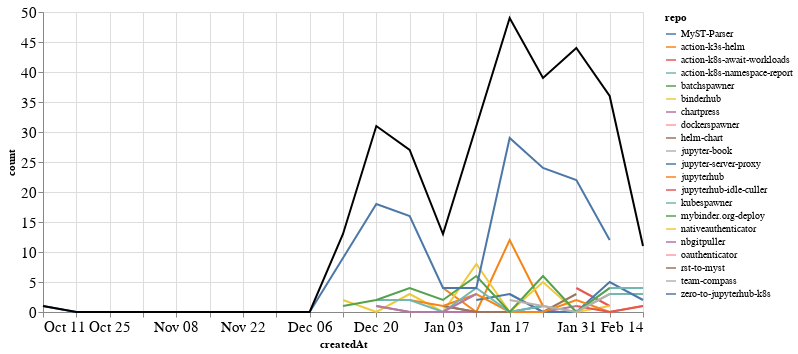

This figure's notebook cell:
### Markdown cell above
### Comments

### Code cell
comments_time = comments.groupby('repo').resample('W', on='createdAt').count()['author'].reset_index()
comments_time = comments_time.rename(columns={'author': 'count'})
comments_time_total = comments_time.groupby('createdAt').agg({"count": "sum"}).reset_index()
ch1 = alt.Chart(comments_time, width=600).mark_line().encode(
    x='createdAt',
    y='count',
    color='repo',
    tooltip="repo"
)

ch2 = alt.Chart(comments_time_total, width=600).mark_line(color="black").encode(
    x='createdAt',
    y='count',
)

ch1 + ch2

### Figure 1 — Vega-Lite specification as saved in the notebook (floating-point values rounded to 4 significant figures)
{"config": {"axisLeft": {"labelFontSize": 15}, "axisBottom": {"labelFontSize": 15}}, "layer": [{"data": {"name": "data-67d6fe36c41775dc709af229042db0ca"}, "mark": "line", "encoding": {"color": {"type": "nominal", "field": "repo"}, "tooltip": {"type": "nominal", "field": "repo"}, "x": {"type": "temporal", "field": "createdAt"}, "y": {"type": "quantitative", "field": "count"}}, "width": 600}, {"data": {"name": "data-dd6c65d72934544ef18c3f448f1f338c"}, "mark": {"type": "line", "color": "black"}, "encoding": {"x": {"type": "temporal", "field": "createdAt"}, "y": {"type": "quantitative", "field": "count"}}, "width": 600}], "$schema": "https://vega.github.io/schema/vega-lite/v4.8.1.json", "datasets": {"data-67d6fe36c41775dc709af229042db0ca": [{"repo": "MyST-Parser", "createdAt": "2021-01-03T00:00:00", "count": 1}, {"repo": "MyST-Parser", "createdAt": "2021-01-10T00:00:00", "count": 0}, {"repo": "MyST-Parser", "createdAt": "2021-01-17T00:00:00", "count": 0}, {"repo": "MyST-Parser", "createdAt": "2021-01-24T00:00:00", "count": 1}, {"repo": "action-k3s-helm", "createdAt": "2021-01-03T00:00:00", "count": 4}, {"repo": "action-k3s-helm", "createdAt": "2021-01-10T00:00:00", "count": 0}, {"repo": "action-k3s-helm", "createdAt": "2021-01-17T00:00:00", "count": 12}, {"repo": "action-k3s-helm", "createdAt": "2021-01-24T00:00:00", "count": 1}, {"repo": "action-k8s-await-workloads", "createdAt": "2021-01-31T00:00:00", "count": 4}, {"repo": "action-k8s-await-workloads", "createdAt": "2021-02-07T00:00:00", "count": 1}, {"repo": "action-k8s-namespace-report", "createdAt": "2021-01-17T00:00:00", "count": 3}, {"repo": "action-k8s-namespace-report", "createdAt": "2021-01-24T00:00:00", "count": 0}, {"repo": "action-k8s-namespace-report", "createdAt": "2021-01-31T00:00:00", "count": 0}, {"repo": "action-k8s-namespace-report", "createdAt": "2021-02-07T00:00:00", "count": 3}, {"repo": "action-k8s-namespace-report", "createdAt": "2021-02-14T00:00:00", "count": 3}, {"repo": "batchspawner", "createdAt": "2021-01-31T00:00:00", "count": 8}, {"repo": "binderhub", "createdAt": "2020-12-13T00:00:00", "count": 2}, {"repo": "binderhub", "createdAt": "2020-12-20T00:00:00", "count": 0}, {"repo": "binderhub", "createdAt": "2020-12-27T00:00:00", "count": 3}, {"repo": "binderhub", "createdAt": "2021-01-03T00:00:00", "count": 0}, {"repo": "binderhub", "createdAt": "2021-01-10T00:00:00", "count": 8}, {"repo": "binderhub", "createdAt": "2021-01-17T00:00:00", "count": 0}, {"repo": "binderhub", "createdAt": "2021-01-24T00:00:00", "count": 5}, {"repo": "binderhub", "createdAt": "2021-01-31T00:00:00", "count": 0}, {"repo": "binderhub", "createdAt": "2021-02-07T00:00:00", "count": 1}, {"repo": "chartpress", "createdAt": "2020-12-20T00:00:00", "count": 1}, {"repo": "chartpress", "createdAt": "2020-12-27T00:00:00", "count": 0}, {"repo": "chartpress", "createdAt": "2021-01-03T00:00:00", "count": 0}, {"repo": "chartpress", "createdAt": "2021-01-10T00:00:00", "count": 0}, {"repo": "chartpress", "createdAt": "2021-01-17T00:00:00", "count": 0}, {"repo": "chartpress", "createdAt": "2021-01-24T00:00:00", "count": 0}, {"repo": "chartpress", "createdAt": "2021-01-31T00:00:00", "count": 1}, {"repo": "dockerspawner", "createdAt": "2020-12-20T00:00:00", "count": 7}, {"repo": "helm-chart", "createdAt": "2021-01-03T00:00:00", "count": 1}, {"repo": "helm-chart", "createdAt": "2021-01-10T00:00:00", "count": 0}, {"repo": "helm-chart", "createdAt": "2021-01-17T00:00:00", "count": 0}, {"repo": "helm-chart", "createdAt": "2021-01-24T00:00:00", "count": 0}, {"repo": "helm-chart", "createdAt": "2021-01-31T00:00:00", "count": 3}, {"repo": "jupyter-book", "createdAt": "2020-12-13T00:00:00", "count": 1}, {"repo": "jupyter-server-proxy", "createdAt": "2021-01-10T00:00:00", "count": 2}, {"repo": "jupyter-server-proxy", "createdAt": "2021-01-17T00:00:00", "count": 3}, {"repo": "jupyter-server-proxy", "createdAt": "2021-01-24T00:00:00", "count": 0}, {"repo": "jupyter-server-proxy", "createdAt": "2021-01-31T00:00:00", "count": 0}, {"repo": "jupyter-server-proxy", "createdAt": "2021-02-07T00:00:00", "count": 5}, {"repo": "jupyter-server-proxy", "createdAt": "2021-02-14T00:00:00", "count": 2}, {"repo": "jupyterhub", "createdAt": "2020-12-27T00:00:00", "count": 2}, {"repo": "jupyterhub", "createdAt": "2021-01-03T00:00:00", "count": 1}, {"repo": "jupyterhub", "createdAt": "2021-01-10T00:00:00", "count": 3}, {"repo": "jupyterhub", "createdAt": "2021-01-17T00:00:00", "count": 0}, {"repo": "jupyterhub", "createdAt": "2021-01-24T00:00:00", "count": 0}, {"repo": "jupyterhub", "createdAt": "2021-01-31T00:00:00", "count": 2}, {"repo": "jupyterhub", "createdAt": "2021-02-07T00:00:00", "count": 0}, {"repo": "jupyterhub", "createdAt": "2021-02-14T00:00:00", "count": 1}, {"repo": "jupyterhub-idle-culler", "createdAt": "2021-01-31T00:00:00", "count": 1}, {"repo": "jupyterhub-idle-culler", "createdAt": "2021-02-07T00:00:00", "count": 0}, {"repo": "jupyterhub-idle-culler", "createdAt": "2021-02-14T00:00:00", "count": 1}, {"repo": "kubespawner", "createdAt": "2020-12-20T00:00:00", "count": 2}, {"repo": "kubespawner", "createdAt": "2020-12-27T00:00:00", "count": 2}, {"repo": "kubespawner", "createdAt": "2021-01-03T00:00:00", "count": 0}, {"repo": "kubespawner", "createdAt": "2021-01-10T00:00:00", "count": 4}, {"repo": "kubespawner", "createdAt": "2021-01-17T00:00:00", "count": 0}, {"repo": "kubespawner", "createdAt": "2021-01-24T00:00:00", "count": 1}, {"repo": "kubespawner", "createdAt": "2021-01-31T00:00:00", "count": 0}, {"repo": "kubespawner", "createdAt": "2021-02-07T00:00:00", "count": 4}, {"repo": "kubespawner", "createdAt": "2021-02-14T00:00:00", "count": 4}, {"repo": "mybinder.org-deploy", "createdAt": "2020-12-13T00:00:00", "count": 1}, {"repo": "mybinder.org-deploy", "createdAt": "2020-12-20T00:00:00", "count": 2}, {"repo": "mybinder.org-deploy", "createdAt": "2020-12-27T00:00:00", "count": 4}, {"repo": "mybinder.org-deploy", "createdAt": "2021-01-03T00:00:00", "count": 2}, {"repo": "mybinder.org-deploy", "createdAt": "2021-01-10T00:00:00", "count": 6}, {"repo": "mybinder.org-deploy", "createdAt": "2021-01-17T00:00:00", "count": 0}, {"repo": "mybinder.org-deploy", "createdAt": "2021-01-24T00:00:00", "count": 6}, {"repo": "mybinder.org-deploy", "createdAt": "2021-01-31T00:00:00", "count": 0}, {"repo": "mybinder.org-deploy", "createdAt": "2021-02-07T00:00:00", "count": 4}, {"repo": "nativeauthenticator", "createdAt": "2021-01-31T00:00:00", "count": 3}, {"repo": "nbgitpuller", "createdAt": "2020-12-20T00:00:00", "count": 1}, {"repo": "nbgitpuller", "createdAt": "2020-12-27T00:00:00", "count": 0}, {"repo": "nbgitpuller", "createdAt": "2021-01-03T00:00:00", "count": 0}, {"repo": "nbgitpuller", "createdAt": "2021-01-10T00:00:00", "count": 3}, {"repo": "oauthenticator", "createdAt": "2021-02-07T00:00:00", "count": 3}, {"repo": "rst-to-myst", "createdAt": "2021-01-10T00:00:00", "count": 1}, {"repo": "team-compass", "createdAt": "2021-01-17T00:00:00", "count": 2}, {"repo": "team-compass", "createdAt": "2021-01-24T00:00:00", "count": 1}, {"repo": "team-compass", "createdAt": "2021-01-31T00:00:00", "count": 0}, {"repo": "team-compass", "createdAt": "2021-02-07T00:00:00", "count": 3}, {"repo": "zero-to-jupyterhub-k8s", "createdAt": "2020-10-11T00:00:00", "count": 1}, {"repo": "zero-to-jupyterhub-k8s", "createdAt": "2020-10-18T00:00:00", "count": 0}, {"repo": "zero-to-jupyterhub-k8s", "createdAt": "2020-10-25T00:00:00", "count": 0}, {"repo": "zero-to-jupyterhub-k8s", "createdAt": "2020-11-01T00:00:00", "count": 0}, {"repo": "zero-to-jupyterhub-k8s", "createdAt": "2020-11-08T00:00:00", "count": 0}, {"repo": "zero-to-jupyterhub-k8s", "createdAt": "2020-11-15T00:00:00", "count": 0}, {"repo": "zero-to-jupyterhub-k8s", "createdAt": "2020-11-22T00:00:00", "count": 0}, {"repo": "zero-to-jupyterhub-k8s", "createdAt": "2020-11-29T00:00:00", "count": 0}, {"repo": "zero-to-jupyterhub-k8s", "createdAt": "2020-12-06T00:00:00", "count": 0}, {"repo": "zero-to-jupyterhub-k8s", "createdAt": "2020-12-13T00:00:00", "count": 9}, {"repo": "zero-to-jupyterhub-k8s", "createdAt": "2020-12-20T00:00:00", "count": 18}, {"repo": "zero-to-jupyterhub-k8s", "createdAt": "2020-12-27T00:00:00", "count": 16}, {"repo": "zero-to-jupyterhub-k8s", "createdAt": "2021-01-03T00:00:00", "count": 4}, {"repo": "zero-to-jupyterhub-k8s", "createdAt": "2021-01-10T00:00:00", "count": 4}, {"repo": "zero-to-jupyterhub-k8s", "createdAt": "2021-01-17T00:00:00", "count": 29}, {"repo": "zero-to-jupyterhub-k8s", "createdAt": "2021-01-24T00:00:00", "count": 24}, {"repo": "zero-to-jupyterhub-k8s", "createdAt": "2021-01-31T00:00:00", "count": 22}, {"repo": "zero-to-jupyterhub-k8s", "createdAt": "2021-02-07T00:00:00", "count": 12}], "data-dd6c65d72934544ef18c3f448f1f338c": [{"createdAt": "2020-10-11T00:00:00", "count": 1}, {"createdAt": "2020-10-18T00:00:00", "count": 0}, {"createdAt": "2020-10-25T00:00:00", "count": 0}, {"createdAt": "2020-11-01T00:00:00", "count": 0}, {"createdAt": "2020-11-08T00:00:00", "count": 0}, {"createdAt": "2020-11-15T00:00:00", "count": 0}, {"createdAt": "2020-11-22T00:00:00", "count": 0}, {"createdAt": "2020-11-29T00:00:00", "count": 0}, {"createdAt": "2020-12-06T00:00:00", "count": 0}, {"createdAt": "2020-12-13T00:00:00", "count": 13}, {"createdAt": "2020-12-20T00:00:00", "count": 31}, {"createdAt": "2020-12-27T00:00:00", "count": 27}, {"createdAt": "2021-01-03T00:00:00", "count": 13}, {"createdAt": "2021-01-10T00:00:00", "count": 31}, {"createdAt": "2021-01-17T00:00:00", "count": 49}, {"createdAt": "2021-01-24T00:00:00", "count": 39}, {"createdAt": "2021-01-31T00:00:00", "count": 44}, {"createdAt": "2021-02-07T00:00:00", "count": 36}, {"createdAt": "2021-02-14T00:00:00", "count": 11}]}}
